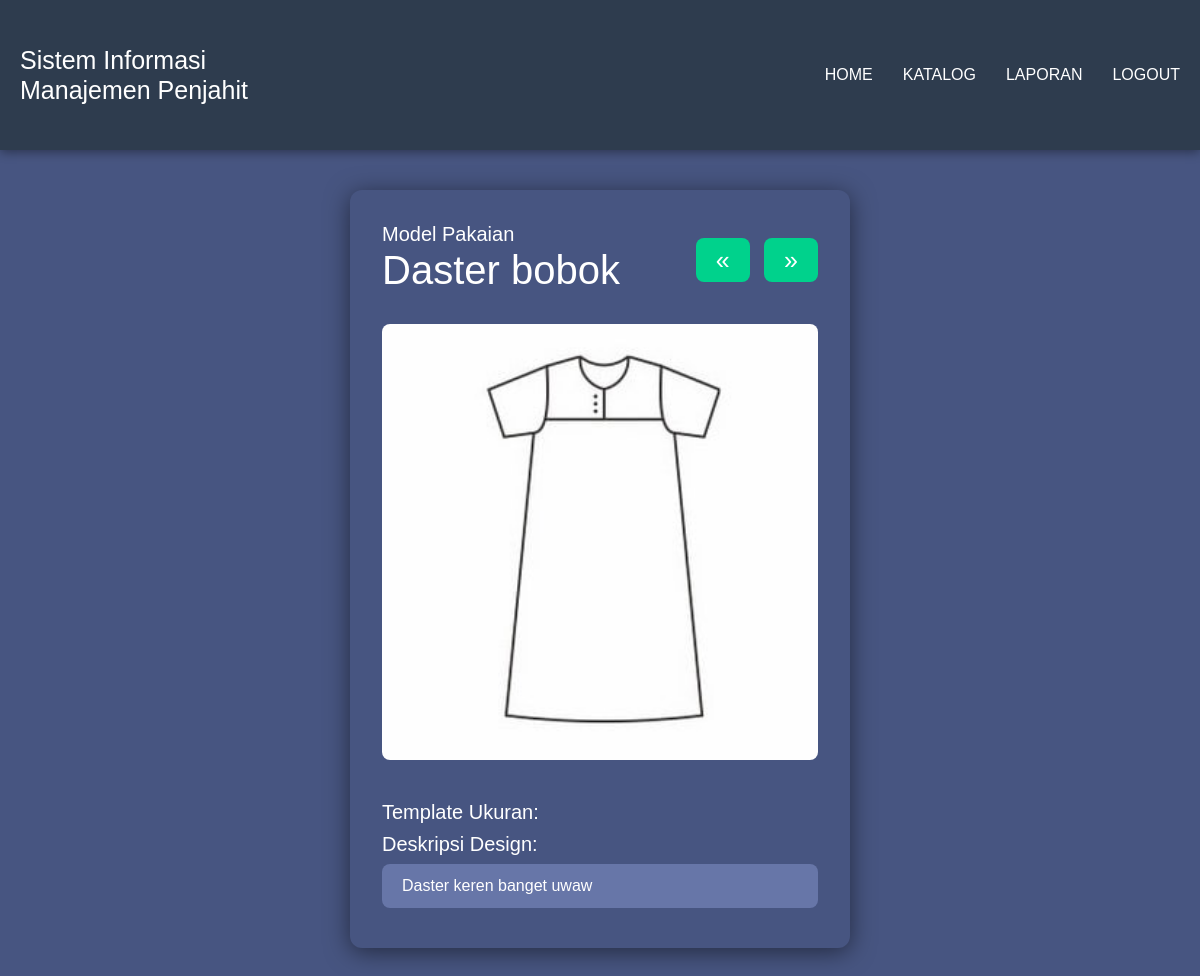
The page /model.php?id=2 on the database its author committed.
### tables this page shows
CREATE TABLE `design` (
  `design_id` int(11) NOT NULL,
  `jenis_pakaian` varchar(50) NOT NULL,
  `gambar_design` mediumblob NOT NULL,
  `deskripsi_design` text NOT NULL
);

### model.php (the view, shortened to what this page needs)
<?php
include 'koneksi.php';
$id = isset($_GET['id']) ? $_GET['id'] : 1;
$sql = "SELECT * FROM design WHERE design_id = ?";
$stmt = $connect->prepare($sql);
$stmt->bind_param("i", $id);
$stmt->execute();
$result = $stmt->get_result();
$model = $result->fetch_assoc();
?>
<!DOCTYPE html>
<html lang="en">
<head>
    <link href="https://cdn.jsdelivr.net/npm/bootstrap@5.3.6/dist/css/bootstrap.min.css" rel="stylesheet"
>
    <link rel="stylesheet" href="css/model.css">
</head>
<body>
    <?php include 'nav.php'; ?>
    <div class="container">
        <div class="judul">
            <h5>Model Pakaian</h5>
            <h1>
                <?php echo htmlspecialchars($model['jenis_pakaian']); ?>
            </h1>
        </div>
        <div class="next-prev">
            <a href="model.php?id=<?php echo max(1, $id - 1); ?>" class="previous">&laquo;</a>
            <a href="model.php?id=<?php echo $id + 1; ?>" class="next">&raquo;</a>
        </div>
        <div class="gambar">
            <img src="<?php echo htmlspecialchars($model['gambar_design']); ?>" alt="Dress Pesta" class="model-image">
        </div>
        <div class="templateUkuran">
            <h5>Template Ukuran:</h5>
        </div>
        <div class="deskripsi">
            <h5>Deskripsi Design:</h5>
            <p>
                <?php echo htmlspecialchars($model['deskripsi_design']); ?>
            </p>
        </div>
    </div>
</body>
</html>

### css/model.css (style rules this page uses)
body { background-color: #475581; }
.judul h1 { margin: 0; }
.judul h5 { margin: 0; }
.container { color: white; background: #475581; max-width: 500px; margin: 40px auto 30px auto; padding: 32px 32px 24px 32px; border-radius: 12px; box-shadow: 0 4px 24px rgba(0, 0, 0, 0.5); }
.gambar img { margin: 30px 0 40px 0; width: 100%; height: auto; border-radius: 8px; }
.deskripsi p { width: 100%; height: auto; padding: 10px 20px; border-radius: 8px; border: none; background-color: #6776a8; color: white; text-align: justify; }
.next-prev { float: right; margin-top: 20px; }
.next-prev a { text-decoration: none; color: white; padding: 8px 20px; background-color: #00D28C; border-radius: 8px; margin-left: 10px; font-size: 25px; }
.judul { float: left; vertical-align: top; }

### css/nav.css (style rules this page uses)
* { box-sizing: border-box; margin: 0; padding: 0; }
body { font-family: Arial, sans-serif; margin: 0; padding: 0; }

### rows shown on the page
design: jenis_pakaian "Daster bobok", gambar_design (picture), deskripsi_design "Daster keren banget uwaw"
